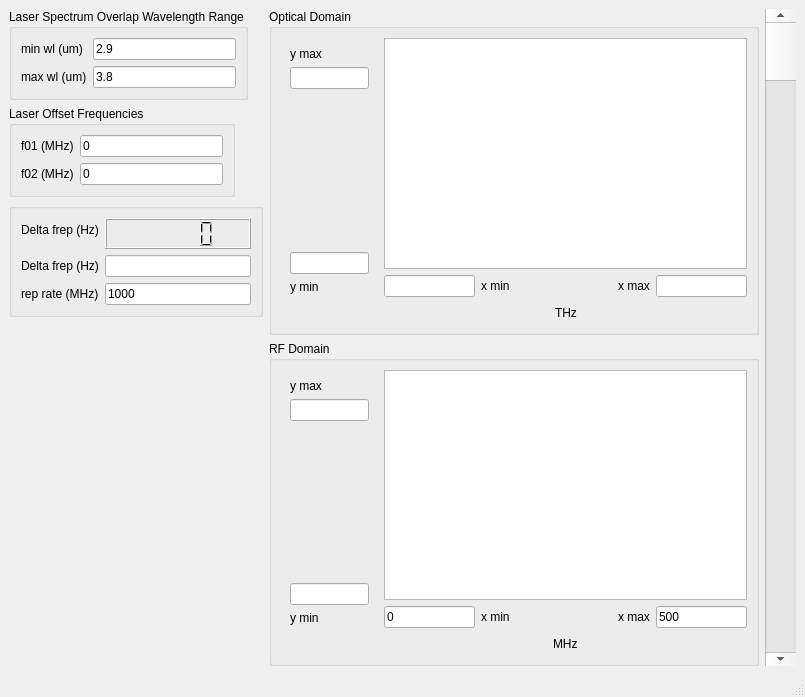
<?xml version="1.0" encoding="UTF-8"?>
<ui version="4.0">
 <class>MainWindow</class>
 <widget class="QMainWindow" name="MainWindow">
  <property name="geometry">
   <rect>
    <x>0</x>
    <y>0</y>
    <width>805</width>
    <height>697</height>
   </rect>
  </property>
  <property name="windowTitle">
   <string>MainWindow</string>
  </property>
  <widget class="QWidget" name="centralwidget">
   <layout class="QGridLayout" name="gridLayout_2">
    <item row="0" column="0">
     <layout class="QVBoxLayout" name="verticalLayout_17">
      <item>
       <widget class="QGroupBox" name="groupBox">
        <property name="maximumSize">
         <size>
          <width>239</width>
          <height>103</height>
         </size>
        </property>
        <property name="title">
         <string>Laser Spectrum Overlap Wavelength Range</string>
        </property>
        <layout class="QVBoxLayout" name="verticalLayout_5">
         <item>
          <layout class="QFormLayout" name="formLayout">
           <item row="0" column="0">
            <widget class="QLabel" name="label">
             <property name="text">
              <string>min wl (um)</string>
             </property>
            </widget>
           </item>
           <item row="0" column="1">
            <widget class="QLineEdit" name="le_min_wl">
             <property name="text">
              <string>2.9</string>
             </property>
            </widget>
           </item>
           <item row="1" column="0">
            <widget class="QLabel" name="label_2">
             <property name="text">
              <string>max wl (um)</string>
             </property>
            </widget>
           </item>
           <item row="1" column="1">
            <widget class="QLineEdit" name="le_max_wl">
             <property name="text">
              <string>3.8</string>
             </property>
            </widget>
           </item>
          </layout>
         </item>
        </layout>
       </widget>
      </item>
      <item>
       <widget class="QGroupBox" name="groupBox_2">
        <property name="maximumSize">
         <size>
          <width>226</width>
          <height>103</height>
         </size>
        </property>
        <property name="title">
         <string>Laser Offset Frequencies</string>
        </property>
        <layout class="QVBoxLayout" name="verticalLayout_6">
         <item>
          <layout class="QFormLayout" name="formLayout_2">
           <item row="0" column="0">
            <widget class="QLabel" name="label_9">
             <property name="text">
              <string>f01 (MHz)</string>
             </property>
            </widget>
           </item>
           <item row="0" column="1">
            <widget class="QLineEdit" name="le_f01">
             <property name="text">
              <string>0</string>
             </property>
            </widget>
           </item>
           <item row="1" column="0">
            <widget class="QLabel" name="label_10">
             <property name="text">
              <string>f02 (MHz)</string>
             </property>
            </widget>
           </item>
           <item row="1" column="1">
            <widget class="QLineEdit" name="le_f02">
             <property name="text">
              <string>0</string>
             </property>
            </widget>
           </item>
          </layout>
         </item>
        </layout>
       </widget>
      </item>
      <item>
       <widget class="QGroupBox" name="groupBox">
        <property name="maximumSize">
         <size>
          <width>254</width>
          <height>126</height>
         </size>
        </property>
        <layout class="QVBoxLayout" name="verticalLayout_16">
         <item>
          <layout class="QFormLayout" name="formLayout_3">
           <item row="0" column="0">
            <widget class="QLabel" name="label_3">
             <property name="text">
              <string>Delta frep (Hz)</string>
             </property>
            </widget>
           </item>
           <item row="0" column="1">
            <widget class="QLCDNumber" name="lcd">
             <property name="minimumSize">
              <size>
               <width>64</width>
               <height>31</height>
              </size>
             </property>
            </widget>
           </item>
           <item row="1" column="0">
            <widget class="QLabel" name="label_15">
             <property name="text">
              <string>Delta frep (Hz)</string>
             </property>
            </widget>
           </item>
           <item row="1" column="1">
            <widget class="QLineEdit" name="le_dfrep"/>
           </item>
           <item row="2" column="0">
            <widget class="QLabel" name="label_4">
             <property name="text">
              <string>rep rate (MHz)</string>
             </property>
            </widget>
           </item>
           <item row="2" column="1">
            <widget class="QLineEdit" name="le_rep_rate">
             <property name="text">
              <string>1000</string>
             </property>
            </widget>
           </item>
          </layout>
         </item>
        </layout>
       </widget>
      </item>
     </layout>
    </item>
    <item row="0" column="1" rowspan="2">
     <layout class="QHBoxLayout" name="horizontalLayout_5">
      <item>
       <layout class="QVBoxLayout" name="verticalLayout_15">
        <item>
         <widget class="QGroupBox" name="groupBox">
          <property name="title">
           <string>Optical Domain</string>
          </property>
          <layout class="QGridLayout" name="gridLayout">
           <item row="0" column="1">
            <layout class="QVBoxLayout" name="verticalLayout_12">
             <item>
              <layout class="QVBoxLayout" name="verticalLayout_2">
               <item>
                <widget class="PlotWidget" name="gv"/>
               </item>
               <item>
                <layout class="QHBoxLayout" name="horizontalLayout">
                 <item>
                  <widget class="QLineEdit" name="le_xmin">
                   <property name="maximumSize">
                    <size>
                     <width>91</width>
                     <height>16777215</height>
                    </size>
                   </property>
                  </widget>
                 </item>
                 <item>
                  <widget class="QLabel" name="label_8">
                   <property name="text">
                    <string>x min</string>
                   </property>
                  </widget>
                 </item>
                 <item>
                  <spacer name="horizontalSpacer">
                   <property name="orientation">
                    <enum>Qt::Horizontal</enum>
                   </property>
                   <property name="sizeHint" stdset="0">
                    <size>
                     <width>40</width>
                     <height>20</height>
                    </size>
                   </property>
                  </spacer>
                 </item>
                 <item>
                  <widget class="QLabel" name="label_7">
                   <property name="text">
                    <string>x max</string>
                   </property>
                  </widget>
                 </item>
                 <item>
                  <widget class="QLineEdit" name="le_xmax">
                   <property name="maximumSize">
                    <size>
                     <width>91</width>
                     <height>16777215</height>
                    </size>
                   </property>
                  </widget>
                 </item>
                </layout>
               </item>
              </layout>
             </item>
             <item>
              <layout class="QHBoxLayout" name="horizontalLayout_4">
               <item>
                <spacer name="horizontalSpacer_5">
                 <property name="orientation">
                  <enum>Qt::Horizontal</enum>
                 </property>
                 <property name="sizeHint" stdset="0">
                  <size>
                   <width>40</width>
                   <height>20</height>
                  </size>
                 </property>
                </spacer>
               </item>
               <item>
                <widget class="QLabel" name="label_17">
                 <property name="text">
                  <string>THz</string>
                 </property>
                </widget>
               </item>
               <item>
                <spacer name="horizontalSpacer_6">
                 <property name="orientation">
                  <enum>Qt::Horizontal</enum>
                 </property>
                 <property name="sizeHint" stdset="0">
                  <size>
                   <width>40</width>
                   <height>20</height>
                  </size>
                 </property>
                </spacer>
               </item>
              </layout>
             </item>
            </layout>
           </item>
           <item row="0" column="0">
            <widget class="QFrame" name="frame">
             <property name="maximumSize">
              <size>
               <width>97</width>
               <height>16777215</height>
              </size>
             </property>
             <layout class="QVBoxLayout" name="verticalLayout_14">
              <item>
               <layout class="QVBoxLayout" name="verticalLayout_4">
                <item>
                 <layout class="QVBoxLayout" name="verticalLayout">
                  <item>
                   <widget class="QLabel" name="label_5">
                    <property name="text">
                     <string>y max</string>
                    </property>
                   </widget>
                  </item>
                  <item>
                   <widget class="QLineEdit" name="le_ymax">
                    <property name="maximumSize">
                     <size>
                      <width>91</width>
                      <height>16777215</height>
                     </size>
                    </property>
                   </widget>
                  </item>
                 </layout>
                </item>
                <item>
                 <spacer name="verticalSpacer">
                  <property name="orientation">
                   <enum>Qt::Vertical</enum>
                  </property>
                  <property name="sizeHint" stdset="0">
                   <size>
                    <width>20</width>
                    <height>40</height>
                   </size>
                  </property>
                 </spacer>
                </item>
                <item>
                 <layout class="QVBoxLayout" name="verticalLayout_3">
                  <item>
                   <widget class="QLineEdit" name="le_ymin">
                    <property name="maximumSize">
                     <size>
                      <width>91</width>
                      <height>16777215</height>
                     </size>
                    </property>
                   </widget>
                  </item>
                  <item>
                   <widget class="QLabel" name="label_6">
                    <property name="text">
                     <string>y min</string>
                    </property>
                   </widget>
                  </item>
                 </layout>
                </item>
               </layout>
              </item>
              <item>
               <spacer name="horizontalSpacer_8">
                <property name="orientation">
                 <enum>Qt::Horizontal</enum>
                </property>
                <property name="sizeHint" stdset="0">
                 <size>
                  <width>40</width>
                  <height>20</height>
                 </size>
                </property>
               </spacer>
              </item>
             </layout>
            </widget>
           </item>
          </layout>
         </widget>
        </item>
        <item>
         <widget class="QGroupBox" name="groupBox">
          <property name="title">
           <string>RF Domain</string>
          </property>
          <layout class="QGridLayout" name="gridLayout_4">
           <item row="0" column="1">
            <layout class="QVBoxLayout" name="verticalLayout_11">
             <item>
              <layout class="QVBoxLayout" name="verticalLayout_10">
               <item>
                <widget class="PlotWidget" name="gv_2"/>
               </item>
               <item>
                <layout class="QHBoxLayout" name="horizontalLayout_2">
                 <item>
                  <widget class="QLineEdit" name="le_xmin_2">
                   <property name="maximumSize">
                    <size>
                     <width>91</width>
                     <height>16777215</height>
                    </size>
                   </property>
                   <property name="text">
                    <string>0</string>
                   </property>
                  </widget>
                 </item>
                 <item>
                  <widget class="QLabel" name="label_13">
                   <property name="text">
                    <string>x min</string>
                   </property>
                  </widget>
                 </item>
                 <item>
                  <spacer name="horizontalSpacer_2">
                   <property name="orientation">
                    <enum>Qt::Horizontal</enum>
                   </property>
                   <property name="sizeHint" stdset="0">
                    <size>
                     <width>40</width>
                     <height>20</height>
                    </size>
                   </property>
                  </spacer>
                 </item>
                 <item>
                  <widget class="QLabel" name="label_14">
                   <property name="text">
                    <string>x max</string>
                   </property>
                  </widget>
                 </item>
                 <item>
                  <widget class="QLineEdit" name="le_xmax_2">
                   <property name="maximumSize">
                    <size>
                     <width>91</width>
                     <height>16777215</height>
                    </size>
                   </property>
                   <property name="text">
                    <string>500</string>
                   </property>
                  </widget>
                 </item>
                </layout>
               </item>
              </layout>
             </item>
             <item>
              <layout class="QHBoxLayout" name="horizontalLayout_3">
               <item>
                <spacer name="horizontalSpacer_3">
                 <property name="orientation">
                  <enum>Qt::Horizontal</enum>
                 </property>
                 <property name="sizeHint" stdset="0">
                  <size>
                   <width>40</width>
                   <height>20</height>
                  </size>
                 </property>
                </spacer>
               </item>
               <item>
                <widget class="QLabel" name="label_16">
                 <property name="text">
                  <string>MHz</string>
                 </property>
                </widget>
               </item>
               <item>
                <spacer name="horizontalSpacer_4">
                 <property name="orientation">
                  <enum>Qt::Horizontal</enum>
                 </property>
                 <property name="sizeHint" stdset="0">
                  <size>
                   <width>40</width>
                   <height>20</height>
                  </size>
                 </property>
                </spacer>
               </item>
              </layout>
             </item>
            </layout>
           </item>
           <item row="0" column="0">
            <widget class="QFrame" name="frame">
             <property name="maximumSize">
              <size>
               <width>97</width>
               <height>16777215</height>
              </size>
             </property>
             <layout class="QVBoxLayout" name="verticalLayout_13">
              <item>
               <layout class="QVBoxLayout" name="verticalLayout_7">
                <item>
                 <layout class="QVBoxLayout" name="verticalLayout_8">
                  <item>
                   <widget class="QLabel" name="label_11">
                    <property name="text">
                     <string>y max</string>
                    </property>
                   </widget>
                  </item>
                  <item>
                   <widget class="QLineEdit" name="le_ymax_2">
                    <property name="maximumSize">
                     <size>
                      <width>91</width>
                      <height>16777215</height>
                     </size>
                    </property>
                   </widget>
                  </item>
                 </layout>
                </item>
                <item>
                 <spacer name="verticalSpacer_3">
                  <property name="orientation">
                   <enum>Qt::Vertical</enum>
                  </property>
                  <property name="sizeHint" stdset="0">
                   <size>
                    <width>20</width>
                    <height>40</height>
                   </size>
                  </property>
                 </spacer>
                </item>
                <item>
                 <layout class="QVBoxLayout" name="verticalLayout_9">
                  <item>
                   <widget class="QLineEdit" name="le_ymin_2">
                    <property name="maximumSize">
                     <size>
                      <width>91</width>
                      <height>16777215</height>
                     </size>
                    </property>
                   </widget>
                  </item>
                  <item>
                   <widget class="QLabel" name="label_12">
                    <property name="text">
                     <string>y min</string>
                    </property>
                   </widget>
                  </item>
                 </layout>
                </item>
               </layout>
              </item>
              <item>
               <spacer name="horizontalSpacer_7">
                <property name="orientation">
                 <enum>Qt::Horizontal</enum>
                </property>
                <property name="sizeHint" stdset="0">
                 <size>
                  <width>40</width>
                  <height>20</height>
                 </size>
                </property>
               </spacer>
              </item>
             </layout>
            </widget>
           </item>
          </layout>
         </widget>
        </item>
       </layout>
      </item>
      <item>
       <widget class="QScrollBar" name="verticalScrollBar">
        <property name="minimumSize">
         <size>
          <width>31</width>
          <height>0</height>
         </size>
        </property>
        <property name="orientation">
         <enum>Qt::Vertical</enum>
        </property>
       </widget>
      </item>
     </layout>
    </item>
    <item row="1" column="0">
     <spacer name="verticalSpacer_2">
      <property name="orientation">
       <enum>Qt::Vertical</enum>
      </property>
      <property name="sizeHint" stdset="0">
       <size>
        <width>20</width>
        <height>258</height>
       </size>
      </property>
     </spacer>
    </item>
   </layout>
  </widget>
  <widget class="QMenuBar" name="menubar">
   <property name="geometry">
    <rect>
     <x>0</x>
     <y>0</y>
     <width>805</width>
     <height>24</height>
    </rect>
   </property>
  </widget>
  <widget class="QStatusBar" name="statusbar"/>
 </widget>
 <customwidgets>
  <customwidget>
   <class>PlotWidget</class>
   <extends>QGraphicsView</extends>
   <header>PlotWidgets</header>
  </customwidget>
 </customwidgets>
 <resources/>
 <connections/>
</ui>
